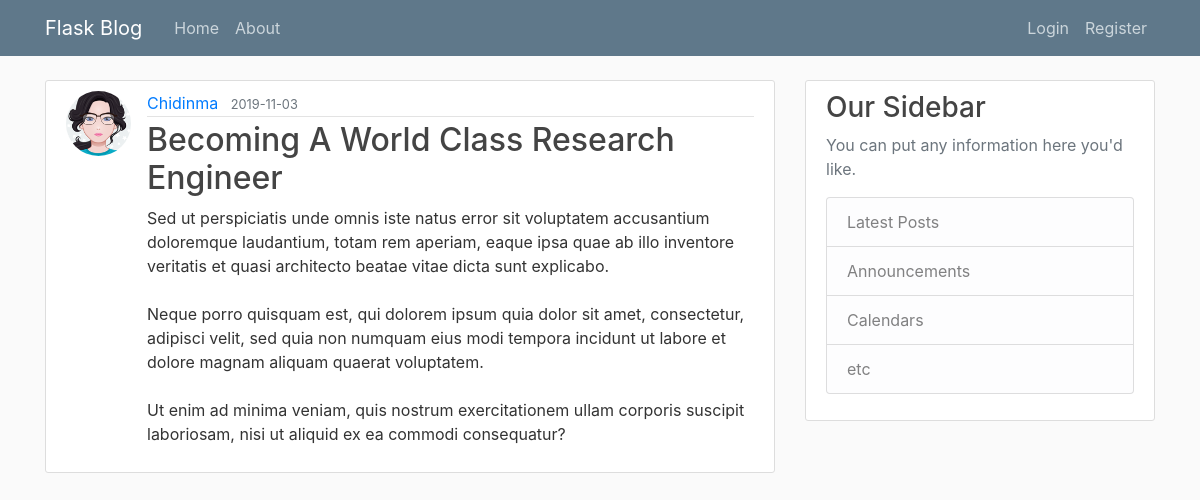
Screenshot of /post/2 with the database file from the repository.
### flaskblog/models.py (models this page shows, shortened)
class User(db.Model, UserMixin):
    id = db.Column(db.Integer, primary_key=True)
    username = db.Column(db.String(20), unique=True, nullable=False)
    email = db.Column(db.String(120), unique=True, nullable=False)
    image_file = db.Column(db.String(20), nullable=False, default='default.jpg')
    password = db.Column(db.String(60), nullable=False)
    posts = db.relationship('Post', backref='author', lazy=True)

class Post(db.Model):
    id = db.Column(db.Integer, primary_key=True)
    title = db.Column(db.String(100), nullable=False)
    date_posted = db.Column(db.DateTime, nullable=False, default=datetime.utcnow)
    content = db.Column(db.Text(), nullable=False)
    user_id = db.Column(db.Integer, db.ForeignKey('user.id'), nullable=False)

### flaskblog/routes.py (the view)
@app.route('/post/<int:post_id>')
def post(post_id):
    post = Post.query.get_or_404(post_id)
    return render_template('post.html', title='Post', post=post)

### flaskblog/templates/post.html (shortened to what this page needs)
{% extends "layout.html" %}
{% block content %}
    <article class="media content-section">
        <img src="{{ url_for('static', filename='profile_pictures/' + post.author.image_file) }}" alt="user profile picture" class="rounded-circle article-img">
        <div class="media-body">
            <div class="article-metadata">
                <a class="mr-2" href="{{ url_for('author_posts', username=post.author.username) }}">{{ post.author.username }}</a>
                <small class="text-muted">{{ post.date_posted.strftime('%Y-%m-%d') }}</small>
            </div>
            <h2 class="article-title">{{ post.title }}</h2>
            <p class="article-content">{{ post.content }}</p>
        </div>
    </article>
{% endblock content %}

### flaskblog/static/main.css (style rules this page uses)
body { background: #fafafa; color: #333333; margin-top: 5rem; }
h1, h2, h3, h4, h5, h6 { color: #444444; }
.content-section { background: #ffffff; padding: 10px 20px; border: 1px solid #dddddd; border-radius: 3px; margin-bottom: 20px; }
.article-title { color: #444444; }
.article-content { white-space: pre-line; }
.article-img { height: 65px; width: 65px; margin-right: 16px; }
.article-metadata { padding-bottom: 1px; margin-bottom: 4px; border-bottom: 1px solid #e3e3e3 }

### rows the page displays
User: image_file (picture), author.username "Chidinma"
Post: date_posted "2019-11-03", title "Becoming A World Class Research Engineer", content "Sed ut perspiciatis unde omnis iste natus error sit voluptatem accusantium doloremque laudantium, totam rem aperiam, eaque ipsa quae ab illo inventore veritatis et quasi architecto beatae vitae dicta sunt explicabo. Neque porro quisquam est, qui dolorem ipsum quia dolor sit amet, consectetur, adipisci velit, sed quia non numquam eius modi tempora incidunt ut labore et dolore magnam aliquam quaerat voluptatem. Ut enim ad minima veniam, quis nostrum exercitationem ullam corporis suscipit laboriosam, nisi ut aliquid ex ea commodi consequatur?"
